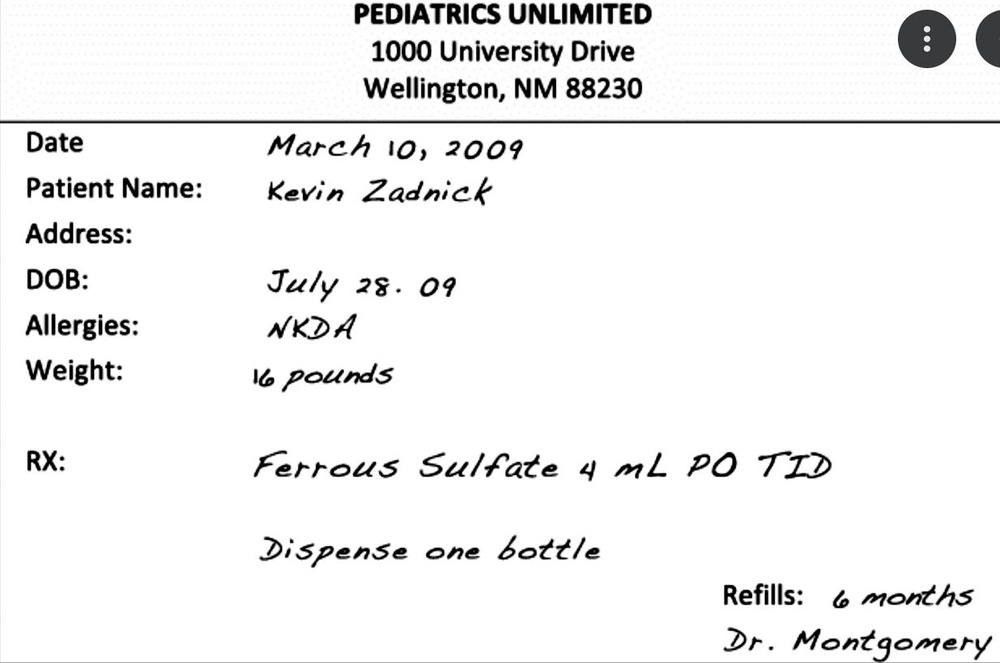
#> input picture medikiosk_ml/enhanced_96.jpg, 1000 x 663 px, shrunk from 1234 x 818 before the run
$ python -i image_analysis_96.py   (imports and definitions only)
#> lines starting #> are read from the running program, lines starting #| are printed output that depends on the picture; after the words box and inside, x2 and y2 are one past the last pixel; in counts of white or black regions, pixels touching at a corner belong together
#!/usr/bin/env python3
"""
Image analysis script for 96.jpg using available tools
"""
import sys
from pathlib import Path
from PIL import Image, ImageEnhance, ImageFilter
import numpy as np

def analyze_image(image_path: str):
    """Analyze the image and provide information about its content."""
#> called with image_path = 'enhanced_96.jpg'
    print(f"🖼️  Image Analysis: {image_path}")
    print("=" * 60)

    try:
        # Load the image
        with Image.open(image_path) as img:
#> img is the input picture: PIL image 1000x663 RGB; mean R, G, B 241.5, 241.5, 241.5
            print(f"📏 Image dimensions: {img.size} (W x H)")
#| 📏 Image dimensions: (1000, 663) (W x H)
            print(f"🎨 Image mode: {img.mode}")
#| 🎨 Image mode: RGB
            print(f"📊 Image format: {img.format}")
#| 📊 Image format: JPEG

            # Convert to RGB if necessary
            if img.mode != 'RGB':
                img = img.convert('RGB')

            # Get basic statistics
            img_array = np.array(img)
            print(f"\n📈 Color Statistics:")
            print(f"   - Mean brightness: {img_array.mean():.2f}")
#|    - Mean brightness: 241.53
            print(f"   - Min value: {img_array.min()}")
#|    - Min value: 0
            print(f"   - Max value: {img_array.max()}")
#|    - Max value: 255

            # Analyze if it's likely a document/prescription
            gray = img.convert('L')
            gray_array = np.array(gray)

            # Check for text-like patterns (high contrast areas)
            edges = np.std(gray_array)
#> edges = 49.55
            print(f"   - Edge variance: {edges:.2f}")
#|    - Edge variance: 49.55

            if edges > 50:
                print("✅ High contrast detected - likely contains text")
            else:
                print("⚠️  Low contrast - text may be difficult to extract")

            # Check brightness levels
            mean_brightness = gray_array.mean()
#> mean_brightness = 241.5
            if mean_brightness > 200:
                print("✅ Good brightness for OCR")
            elif mean_brightness > 100:
                print("⚠️  Moderate brightness - may need enhancement")
            else:
                print("❌ Low brightness - likely poor OCR results")

            # Try to enhance the image for better visibility
            print(f"\n🔧 Image Enhancement Attempts:")

            # Enhance contrast
            enhancer = ImageEnhance.Contrast(img)
            enhanced = enhancer.enhance(1.5)
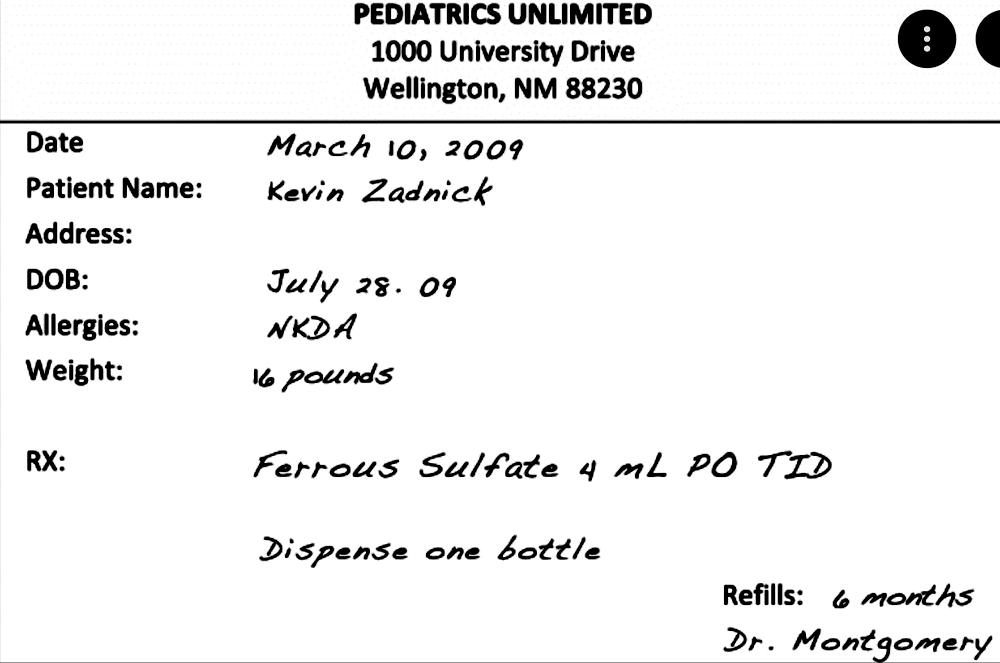
#> enhanced: PIL image 1000x663 RGB; mean R, G, B 239.5, 239.5, 239.5
            print("   - Enhanced contrast")

            # Enhance sharpness
            enhancer = ImageEnhance.Sharpness(enhanced)
            enhanced = enhancer.enhance(1.2)
            print("   - Enhanced sharpness")

            # Convert to grayscale and apply threshold simulation
            gray_enhanced = enhanced.convert('L')
            gray_array = np.array(gray_enhanced)

            # Simple threshold to simulate OCR preprocessing
            threshold = 128
            binary = gray_array > threshold
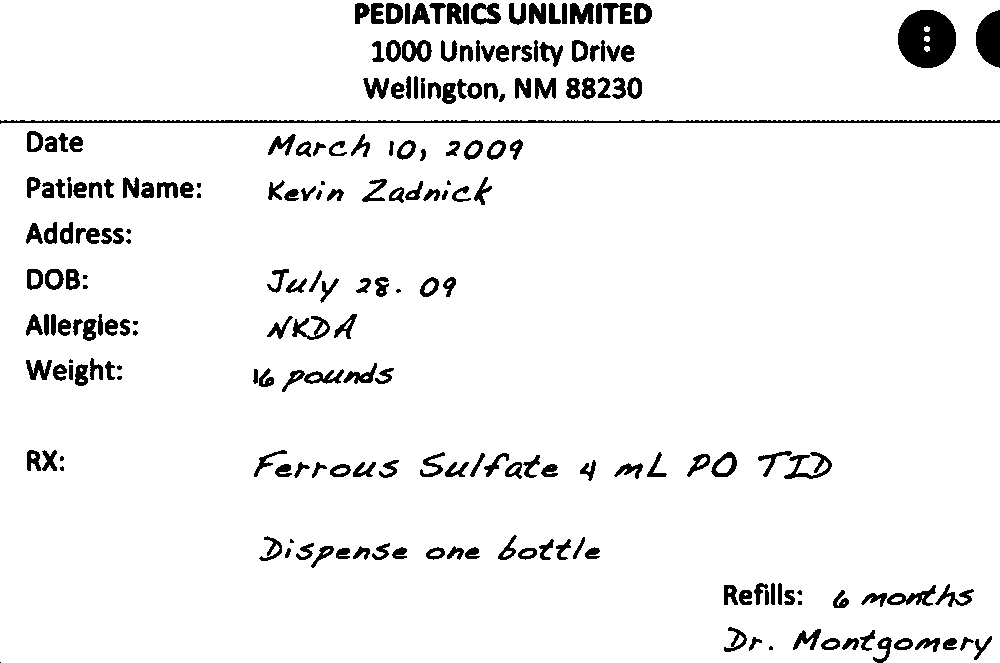
#> binary: shape (663, 1000) bool; 94.3% white; 220 black regions (20 under 20 px), largest, box (x1, y1, x2, y2) and area: (898, 10, 956, 68) 2595, (0, 120, 1000, 124) 2494, (976, 10, 1000, 68) 1058
            text_pixels = np.sum(~binary)  # Dark pixels (likely text)
#> text_pixels = 38059
            total_pixels = binary.size
#> total_pixels = 663000
            text_ratio = text_pixels / total_pixels
#> text_ratio = 0.0574

            print(f"   - Estimated text coverage: {text_ratio*100:.1f}%")
#|    - Estimated text coverage: 5.7%

            if text_ratio > 0.1:
                print("✅ Significant text content detected")
            else:
                print("⚠️  Low text content detected")

            # Save enhanced version for manual inspection
            enhanced_path = "enhanced_96.jpg"
            enhanced.save(enhanced_path)
            print(f"💾 Enhanced image saved as: {enhanced_path}")

    except Exception as e:
        print(f"❌ Error analyzing image: {e}")

# [88 lines left out: functions provide_manual_analysis, simple_text_detection, main, not called in this run]

# [2 lines not run here, left out]

>>> result = analyze_image('enhanced_96.jpg')
